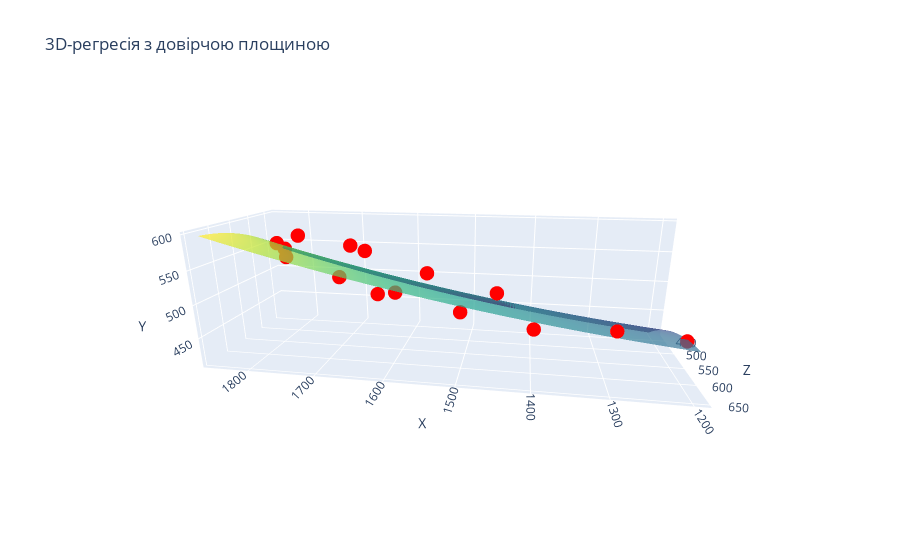

Notebook code cell kept with this figure:
### Markdown cell above
### Візуалізація

### Code cell
x_surf, z_surf = np.meshgrid(
    np.linspace(df1["X"].min(), df1["X"].max(), 20),
    np.linspace(df1["Z"].min(), df1["Z"].max(), 20)
)
x2_surf = x_surf ** 2
z2_surf = z_surf ** 2

X_grid = pd.DataFrame({
    "const": 1,
    "X": x_surf.ravel(),
    "X2": x2_surf.ravel(),
    "Z": z_surf.ravel(),
    "Z2": z2_surf.ravel()
})

y_pred_grid = model.predict(X_grid).values.reshape(x_surf.shape)

surface = go.Surface(
    x=x_surf, y=z_surf, z=y_pred_grid,
    colorscale='Viridis', opacity=0.7,
    name="Площина регресії", showscale=False
)

scatter = go.Scatter3d(
    x=df1["X"], y=df1["Z"], z=df1["Y"],
    mode='markers',
    marker=dict(size=5, color='red'),
    name="Дані"
)

fig = go.Figure(data=[surface, scatter])
fig.update_layout(
    title="3D-регресія з довірчою площиною",
    scene=dict(
        xaxis_title="X",
        yaxis_title="Z",
        zaxis_title="Y"
    ),
    legend=dict(x=0.8, y=0.9)
)

### Figure 1 — Plotly figure (JSON) as saved in the notebook; plotly's stock layout.template omitted (floating-point values rounded to 4 significant figures; data arrays with more than 128 entries replaced by an {"elided": "..."} marker saying what was removed)
{"data": [{"colorscale": [[0, "#440154"], [0.1111, "#482878"], [0.2222, "#3e4989"], [0.3333, "#31688e"], [0.4444, "#26828e"], [0.5556, "#1f9e89"], [0.6667, "#35b779"], [0.7778, "#6ece58"], [0.8889, "#b5de2b"], [1, "#fde725"]], "name": "Площина регресії", "opacity": 0.7, "showscale": false, "type": "surface", "x": {"elided": "20x20 float values"}, "y": {"elided": "20x20 float values"}, "z": {"elided": "20x20 float values"}}, {"marker": {"color": "red", "size": 5}, "mode": "markers", "name": "Дані", "type": "scatter3d", "x": [1200, 1300, 1400, 1450, 1500, 1550, 1600, 1650, 1630, 1680, 1710, 1780, 1810, 1830, 1850], "y": [600, 650, 630, 620, 610, 590, 580, 560, 570, 540, 520, 510, 500, 490, 430], "z": [468, 496, 484, 528, 495, 543, 509, 565, 502, 568, 511, 575, 536, 557, 534]}], "layout": {"autosize": true, "legend": {"x": 0.8, "y": 0.9}, "scene": {"aspectmode": "auto", "aspectratio": {"x": 2.174, "y": 0.7358, "z": 0.6252}, "camera": {"center": {"x": 0, "y": 0, "z": 0}, "eye": {"x": -0.3317, "y": 2.071, "z": 0.6514}, "projection": {"type": "perspective"}, "up": {"x": 0, "y": 0, "z": 1}}, "xaxis": {"title": {"text": "X"}, "type": "linear"}, "yaxis": {"title": {"text": "Z"}, "type": "linear"}, "zaxis": {"title": {"text": "Y"}, "type": "linear"}}, "title": {"text": "3D-регресія з довірчою площиною"}}}
